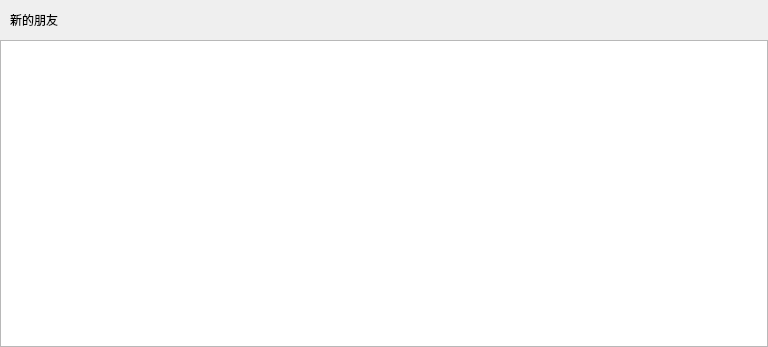
<?xml version="1.0" encoding="UTF-8"?>
<ui version="4.0">
 <class>ApplyFriendPage</class>
 <widget class="QWidget" name="ApplyFriendPage">
  <property name="geometry">
   <rect>
    <x>0</x>
    <y>0</y>
    <width>768</width>
    <height>347</height>
   </rect>
  </property>
  <property name="windowTitle">
   <string>Form</string>
  </property>
  <layout class="QVBoxLayout" name="verticalLayout">
   <property name="spacing">
    <number>0</number>
   </property>
   <property name="leftMargin">
    <number>0</number>
   </property>
   <property name="topMargin">
    <number>0</number>
   </property>
   <property name="rightMargin">
    <number>0</number>
   </property>
   <property name="bottomMargin">
    <number>0</number>
   </property>
   <item>
    <widget class="QWidget" name="friend_apply_wid" native="true">
     <layout class="QHBoxLayout" name="horizontalLayout">
      <property name="spacing">
       <number>0</number>
      </property>
      <property name="leftMargin">
       <number>0</number>
      </property>
      <property name="topMargin">
       <number>0</number>
      </property>
      <property name="rightMargin">
       <number>0</number>
      </property>
      <property name="bottomMargin">
       <number>0</number>
      </property>
      <item>
       <spacer name="horizontalSpacer_2">
        <property name="orientation">
         <enum>Qt::Horizontal</enum>
        </property>
        <property name="sizeType">
         <enum>QSizePolicy::Fixed</enum>
        </property>
        <property name="sizeHint" stdset="0">
         <size>
          <width>10</width>
          <height>20</height>
         </size>
        </property>
       </spacer>
      </item>
      <item>
       <widget class="QLabel" name="friend_apply_label">
        <property name="minimumSize">
         <size>
          <width>0</width>
          <height>40</height>
         </size>
        </property>
        <property name="maximumSize">
         <size>
          <width>16777215</width>
          <height>40</height>
         </size>
        </property>
        <property name="text">
         <string>新的朋友</string>
        </property>
       </widget>
      </item>
      <item>
       <spacer name="horizontalSpacer">
        <property name="orientation">
         <enum>Qt::Horizontal</enum>
        </property>
        <property name="sizeHint" stdset="0">
         <size>
          <width>707</width>
          <height>20</height>
         </size>
        </property>
       </spacer>
      </item>
     </layout>
    </widget>
   </item>
   <item>
    <widget class="QWidget" name="widget_2" native="true">
     <layout class="QVBoxLayout" name="verticalLayout_2">
      <property name="spacing">
       <number>0</number>
      </property>
      <property name="leftMargin">
       <number>0</number>
      </property>
      <property name="topMargin">
       <number>0</number>
      </property>
      <property name="rightMargin">
       <number>0</number>
      </property>
      <property name="bottomMargin">
       <number>0</number>
      </property>
      <item>
       <widget class="ApplyFriendList" name="apply_friend_list"/>
      </item>
     </layout>
    </widget>
   </item>
  </layout>
 </widget>
 <customwidgets>
  <customwidget>
   <class>ApplyFriendList</class>
   <extends>QListWidget</extends>
   <header location="global">applyfriendlist.h</header>
  </customwidget>
 </customwidgets>
 <resources/>
 <connections/>
</ui>
